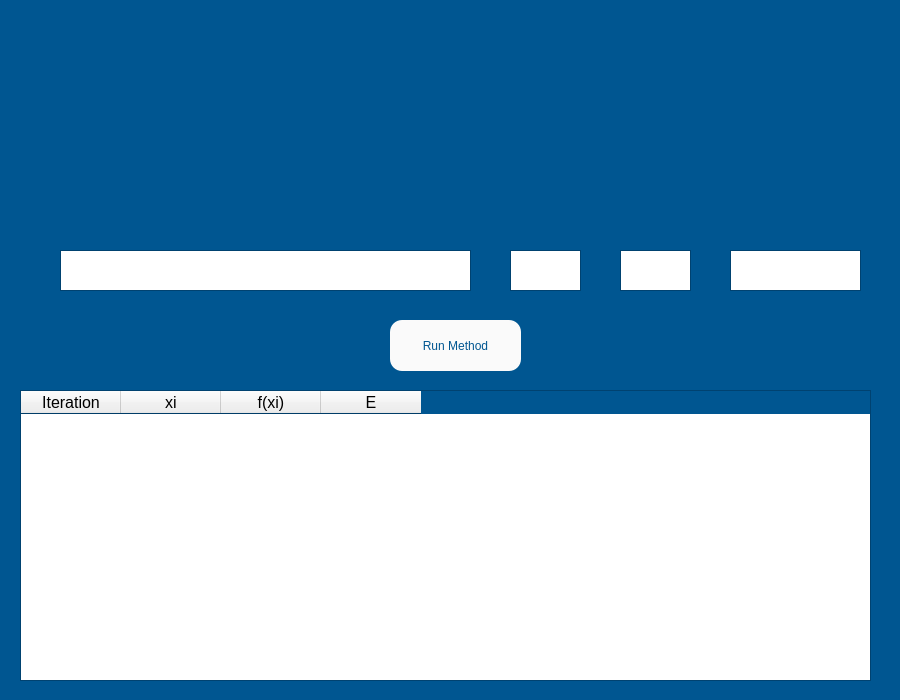
<?xml version="1.0" encoding="UTF-8"?>
<ui version="4.0">
 <class>multipleroots</class>
 <widget class="QWidget" name="multipleroots">
  <property name="geometry">
   <rect>
    <x>0</x>
    <y>0</y>
    <width>900</width>
    <height>700</height>
   </rect>
  </property>
  <property name="palette">
   <palette>
    <active>
     <colorrole role="Base">
      <brush brushstyle="SolidPattern">
       <color alpha="255">
        <red>255</red>
        <green>255</green>
        <blue>255</blue>
       </color>
      </brush>
     </colorrole>
     <colorrole role="Window">
      <brush brushstyle="SolidPattern">
       <color alpha="255">
        <red>0</red>
        <green>86</green>
        <blue>145</blue>
       </color>
      </brush>
     </colorrole>
    </active>
    <inactive>
     <colorrole role="Base">
      <brush brushstyle="SolidPattern">
       <color alpha="255">
        <red>255</red>
        <green>255</green>
        <blue>255</blue>
       </color>
      </brush>
     </colorrole>
     <colorrole role="Window">
      <brush brushstyle="SolidPattern">
       <color alpha="255">
        <red>0</red>
        <green>86</green>
        <blue>145</blue>
       </color>
      </brush>
     </colorrole>
    </inactive>
    <disabled>
     <colorrole role="Base">
      <brush brushstyle="SolidPattern">
       <color alpha="255">
        <red>0</red>
        <green>86</green>
        <blue>145</blue>
       </color>
      </brush>
     </colorrole>
     <colorrole role="Window">
      <brush brushstyle="SolidPattern">
       <color alpha="255">
        <red>0</red>
        <green>86</green>
        <blue>145</blue>
       </color>
      </brush>
     </colorrole>
    </disabled>
   </palette>
  </property>
  <property name="windowTitle">
   <string>Form</string>
  </property>
  <widget class="QLabel" name="label">
   <property name="geometry">
    <rect>
     <x>60</x>
     <y>20</y>
     <width>771</width>
     <height>161</height>
    </rect>
   </property>
   <property name="styleSheet">
    <string notr="true">image: url(:/images/multipleroots_banner.png);</string>
   </property>
   <property name="text">
    <string/>
   </property>
  </widget>
  <widget class="QTextEdit" name="f_input">
   <property name="geometry">
    <rect>
     <x>60</x>
     <y>250</y>
     <width>411</width>
     <height>41</height>
    </rect>
   </property>
   <property name="font">
    <font>
     <pointsize>14</pointsize>
    </font>
   </property>
  </widget>
  <widget class="QTextEdit" name="t_input">
   <property name="geometry">
    <rect>
     <x>730</x>
     <y>250</y>
     <width>131</width>
     <height>41</height>
    </rect>
   </property>
   <property name="font">
    <font>
     <pointsize>14</pointsize>
    </font>
   </property>
  </widget>
  <widget class="QTextEdit" name="x0_input">
   <property name="geometry">
    <rect>
     <x>510</x>
     <y>250</y>
     <width>71</width>
     <height>41</height>
    </rect>
   </property>
   <property name="font">
    <font>
     <pointsize>14</pointsize>
    </font>
   </property>
  </widget>
  <widget class="QTextEdit" name="n_input">
   <property name="geometry">
    <rect>
     <x>620</x>
     <y>250</y>
     <width>71</width>
     <height>41</height>
    </rect>
   </property>
   <property name="font">
    <font>
     <pointsize>14</pointsize>
    </font>
   </property>
  </widget>
  <widget class="QLabel" name="label_2">
   <property name="geometry">
    <rect>
     <x>220</x>
     <y>200</y>
     <width>81</width>
     <height>41</height>
    </rect>
   </property>
   <property name="styleSheet">
    <string notr="true">background-image: url(:/images/function.png);</string>
   </property>
   <property name="text">
    <string/>
   </property>
  </widget>
  <widget class="QLabel" name="label_4">
   <property name="geometry">
    <rect>
     <x>500</x>
     <y>200</y>
     <width>81</width>
     <height>41</height>
    </rect>
   </property>
   <property name="styleSheet">
    <string notr="true">background-image: url(:/images/x0.png);</string>
   </property>
   <property name="text">
    <string/>
   </property>
   <property name="pixmap">
    <pixmap>../UserInterface/Util/Images/x0.png</pixmap>
   </property>
  </widget>
  <widget class="QLabel" name="label_5">
   <property name="geometry">
    <rect>
     <x>620</x>
     <y>200</y>
     <width>81</width>
     <height>41</height>
    </rect>
   </property>
   <property name="styleSheet">
    <string notr="true">background-image: url(:/images/n.png);</string>
   </property>
   <property name="text">
    <string/>
   </property>
   <property name="pixmap">
    <pixmap>../UserInterface/Util/Images/n.png</pixmap>
   </property>
  </widget>
  <widget class="QPushButton" name="run_button">
   <property name="geometry">
    <rect>
     <x>390</x>
     <y>320</y>
     <width>131</width>
     <height>51</height>
    </rect>
   </property>
   <property name="styleSheet">
    <string notr="true">background-color: rgb(250, 250, 250);
font: 15pt &quot;MS Shell Dlg 2&quot;;
color: rgb(0, 86, 145);
border-radius: 12px;
</string>
   </property>
   <property name="text">
    <string>Run Method</string>
   </property>
  </widget>
  <widget class="QTableWidget" name="incremental_table">
   <property name="geometry">
    <rect>
     <x>20</x>
     <y>390</y>
     <width>851</width>
     <height>291</height>
    </rect>
   </property>
   <property name="minimumSize">
    <size>
     <width>851</width>
     <height>291</height>
    </size>
   </property>
   <property name="maximumSize">
    <size>
     <width>851</width>
     <height>291</height>
    </size>
   </property>
   <property name="font">
    <font>
     <pointsize>12</pointsize>
    </font>
   </property>
   <property name="horizontalScrollBarPolicy">
    <enum>Qt::ScrollBarAlwaysOff</enum>
   </property>
   <property name="sizeAdjustPolicy">
    <enum>QAbstractScrollArea::AdjustToContents</enum>
   </property>
   <property name="dragEnabled">
    <bool>false</bool>
   </property>
   <property name="rowCount">
    <number>0</number>
   </property>
   <property name="columnCount">
    <number>4</number>
   </property>
   <attribute name="horizontalHeaderCascadingSectionResizes">
    <bool>false</bool>
   </attribute>
   <column>
    <property name="text">
     <string>Iteration</string>
    </property>
   </column>
   <column>
    <property name="text">
     <string>xi</string>
    </property>
   </column>
   <column>
    <property name="text">
     <string>f(xi)</string>
    </property>
   </column>
   <column>
    <property name="text">
     <string>E</string>
    </property>
   </column>
  </widget>
  <widget class="QLabel" name="label_3">
   <property name="geometry">
    <rect>
     <x>770</x>
     <y>200</y>
     <width>51</width>
     <height>41</height>
    </rect>
   </property>
   <property name="styleSheet">
    <string notr="true">image: url(:/images/t.png);</string>
   </property>
   <property name="text">
    <string/>
   </property>
  </widget>
 </widget>
 <resources>
  <include location="../UserInterface/Util/Images/link.qrc"/>
 </resources>
 <connections/>
</ui>
